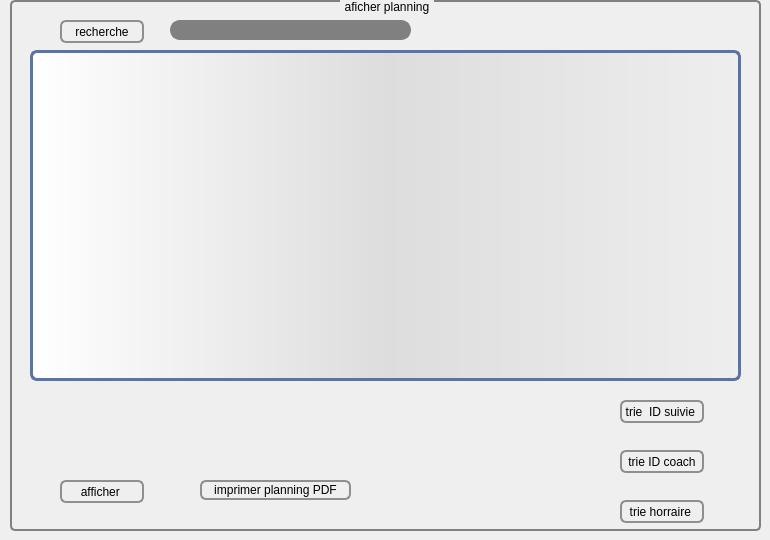
        <widget class="QWidget" name="tab_8">
         <attribute name="title">
          <string>afficher</string>
         </attribute>
         <widget class="QPushButton" name="recherche">
          <property name="geometry">
           <rect>
            <x>60</x>
            <y>20</y>
            <width>84</width>
            <height>23</height>
           </rect>
          </property>
          <property name="styleSheet">
           <string notr="true">QPushButton {
    border: 2px solid #8f8f91;
    border-radius: 6px;
    background-color: qlineargradient(x1: 0, y1: 0, x2: 0, y2: 1,
                                      stop: 0 #f6f7fa, stop: 1 #dadbde);
    min-width: 80px;
}

QPushButton:pressed {
    background-color: qlineargradient(x1: 0, y1: 0, x2: 0, y2: 1,
                                      stop: 0 #dadbde, stop: 1 #f6f7fa);
}

QPushButton:flat {
    border: none; /* no border for a flat push button */
}

QPushButton:default {
    border-color: navy; /* make the default button prominent */
}</string>
          </property>
          <property name="text">
           <string>recherche</string>
          </property>
          <property name="icon">
           <iconset resource="images.qrc">
            <normaloff>:/pics/recherche.png</normaloff>:/pics/recherche.png</iconset>
          </property>
         </widget>
         <widget class="QLineEdit" name="recherche_planning">
          <property name="geometry">
           <rect>
            <x>170</x>
            <y>20</y>
            <width>241</width>
            <height>20</height>
           </rect>
          </property>
          <property name="styleSheet">
           <string notr="true">QLineEdit {
    border: 2px solid gray;
    border-radius: 10px;
    padding: 0 8px;
    background: grey;
    selection-background-color: darkgray;
}
</string>
          </property>
         </widget>
         <widget class="QGroupBox" name="groupBox_6">
          <property name="geometry">
           <rect>
            <x>10</x>
            <y>0</y>
            <width>751</width>
            <height>531</height>
           </rect>
          </property>
          <property name="styleSheet">
           <string notr="true">QGroupBox {
    background-color: qlineargradient(x1: 0, y1: 0, x2: 0, y2: 1,
                                      stop: 0 #E0E0E0, stop: 1 #FFFFFF);
    border: 2px solid gray;
    border-radius: 5px;
    margin-top: 1ex; /* leave space at the top for the title */
}

QGroupBox::title {
    subcontrol-origin: margin;
    subcontrol-position: top center; /* position at the top center */
    padding: 0 3px;
    background-color: qlineargradient(x1: 0, y1: 0, x2: 0, y2: 1,
                                      stop: 0 #FF0ECE, stop: 1 #FFFFFF);
}</string>
          </property>
          <property name="title">
           <string>aficher planning</string>
          </property>
          <widget class="QTableView" name="afficher_planning">
           <property name="geometry">
            <rect>
             <x>20</x>
             <y>50</y>
             <width>711</width>
             <height>331</height>
            </rect>
           </property>
           <property name="styleSheet">
            <string notr="true">QTableView {border: 3px solid #5E749C;text-align: top;padding: 4px;border-radius: 7px;border-bottom-left-radius: 7px;background: QLinearGradient( x1: 0, y1: 0, x2: 1, y2: 0,stop: 0 #fff, stop: 1 #eee,stop: 0.5 #ddd,stop: 1 #eee );width: 15px;}
border-color: rgb(255, 185, 254);
QTableView::item:focus{selection-background-color: yellow;}


 QScrollBar{
         background: QLinearGradient( x1: 0, y1: 0, x2: 1, y2: 0,stop: 0 #fff, stop: 1 #eee,stop: 0.5 #ddd,stop: 1 #eee );
 }

 QScrollBar:vertical {
     border: 3px solid #5E749C;
     padding: 4px;
     border-radius: 7px;
     border-bottom-left-radius: 7px;
     background: QLinearGradient( x1: 0, y1: 0, x2: 1, y2: 0,stop: 0 #fff, stop: 1 #eee,stop: 0.5 #ddd,stop: 1 #eee );
     width: 45px;
     margin: 48px 0 48px 0;
 }

 QScrollBar::handle:vertical {
     background: pink;
     border: 3px solid #5E749C;
     padding: 0px;
     border-radius: 7px;
     border-bottom-left-radius: 7px;
     min-height: 40px;
 }
 QScrollBar::add-line:vertical {
     background: dark blue;
     border: 3px solid #5E749C;
     padding: 0px;
     border-radius: 7px;
     border-bottom-left-radius: 7px;
     height: 40px;
     subcontrol-position: bottom;
     subcontrol-origin: margin;
 }

 QScrollBar::sub-line:vertical {
     background: pink;
     border: 3px solid #5E749C;
     padding: 0px;
     border-radius: 7px;
     border-bottom-left-radius: 7px;
     height: 40px;
     subcontrol-position: top;
     subcontrol-origin: margin;
 }
 QScrollBar::up-arrow:vertical, QScrollBar::down-arrow:vertical {
     border: 2px pink;
     width: 3px;
     height: 3px;
     background: white;
 }

 QScrollBar::add-page:vertical, QScrollBar::sub-page:vertical {
     background: none;
 }</string>
           </property>
          </widget>
          <widget class="QPushButton" name="tri_planning_cavalier">
           <property name="geometry">
            <rect>
             <x>610</x>
             <y>400</y>
             <width>84</width>
             <height>23</height>
            </rect>
           </property>
           <property name="styleSheet">
            <string notr="true">QPushButton {
    border: 2px solid #8f8f91;
    border-radius: 6px;
    background-color: qlineargradient(x1: 0, y1: 0, x2: 0, y2: 1,
                                      stop: 0 #f6f7fa, stop: 1 #dadbde);
    min-width: 80px;
}

QPushButton:pressed {
    background-color: qlineargradient(x1: 0, y1: 0, x2: 0, y2: 1,
                                      stop: 0 #dadbde, stop: 1 #f6f7fa);
}

QPushButton:flat {
    border: none; /* no border for a flat push button */
}

QPushButton:default {
    border-color: navy; /* make the default button prominent */
}</string>
           </property>
           <property name="text">
            <string>trie  ID suivie </string>
           </property>
           <property name="icon">
            <iconset resource="images.qrc">
             <normaloff>:/pics/tri.png</normaloff>:/pics/tri.png</iconset>
           </property>
          </widget>
          <widget class="QPushButton" name="trie_idCoach">
           <property name="geometry">
            <rect>
             <x>610</x>
             <y>450</y>
             <width>84</width>
             <height>23</height>
            </rect>
           </property>
           <property name="styleSheet">
            <string notr="true">QPushButton {
    border: 2px solid #8f8f91;
    border-radius: 6px;
    background-color: qlineargradient(x1: 0, y1: 0, x2: 0, y2: 1,
                                      stop: 0 #f6f7fa, stop: 1 #dadbde);
    min-width: 80px;
}

QPushButton:pressed {
    background-color: qlineargradient(x1: 0, y1: 0, x2: 0, y2: 1,
                                      stop: 0 #dadbde, stop: 1 #f6f7fa);
}

QPushButton:flat {
    border: none; /* no border for a flat push button */
}

QPushButton:default {
    border-color: navy; /* make the default button prominent */
}</string>
           </property>
           <property name="text">
            <string>trie ID coach</string>
           </property>
           <property name="icon">
            <iconset resource="images.qrc">
             <normaloff>:/pics/tri.png</normaloff>:/pics/tri.png</iconset>
           </property>
          </widget>
          <widget class="QPushButton" name="trie_horraire">
           <property name="geometry">
            <rect>
             <x>610</x>
             <y>500</y>
             <width>84</width>
             <height>23</height>
            </rect>
           </property>
           <property name="styleSheet">
            <string notr="true">QPushButton {
    border: 2px solid #8f8f91;
    border-radius: 6px;
    background-color: qlineargradient(x1: 0, y1: 0, x2: 0, y2: 1,
                                      stop: 0 #f6f7fa, stop: 1 #dadbde);
    min-width: 80px;
}

QPushButton:pressed {
    background-color: qlineargradient(x1: 0, y1: 0, x2: 0, y2: 1,
                                      stop: 0 #dadbde, stop: 1 #f6f7fa);
}

QPushButton:flat {
    border: none; /* no border for a flat push button */
}

QPushButton:default {
    border-color: navy; /* make the default button prominent */
}</string>
           </property>
           <property name="text">
            <string>trie horraire </string>
           </property>
           <property name="icon">
            <iconset resource="images.qrc">
             <normaloff>:/pics/tri.png</normaloff>:/pics/tri.png</iconset>
           </property>
          </widget>
          <widget class="QPushButton" name="afficher_planning_2">
           <property name="geometry">
            <rect>
             <x>50</x>
             <y>480</y>
             <width>84</width>
             <height>23</height>
            </rect>
           </property>
           <property name="styleSheet">
            <string notr="true">QPushButton {
    border: 2px solid #8f8f91;
    border-radius: 6px;
    background-color: qlineargradient(x1: 0, y1: 0, x2: 0, y2: 1,
                                      stop: 0 #f6f7fa, stop: 1 #dadbde);
    min-width: 80px;
}

QPushButton:pressed {
    background-color: qlineargradient(x1: 0, y1: 0, x2: 0, y2: 1,
                                      stop: 0 #dadbde, stop: 1 #f6f7fa);
}

QPushButton:flat {
    border: none; /* no border for a flat push button */
}

QPushButton:default {
    border-color: navy; /* make the default button prominent */
}</string>
           </property>
           <property name="text">
            <string>afficher </string>
           </property>
          </widget>
          <widget class="QPushButton" name="imprimer_planning">
           <property name="geometry">
            <rect>
             <x>190</x>
             <y>480</y>
             <width>151</width>
             <height>20</height>
            </rect>
           </property>
           <property name="styleSheet">
            <string notr="true">QPushButton {
    border: 2px solid #8f8f91;
    border-radius: 6px;
    background-color: qlineargradient(x1: 0, y1: 0, x2: 0, y2: 1,
                                      stop: 0 #f6f7fa, stop: 1 #dadbde);
    min-width: 80px;
}

QPushButton:pressed {
    background-color: qlineargradient(x1: 0, y1: 0, x2: 0, y2: 1,
                                      stop: 0 #dadbde, stop: 1 #f6f7fa);
}

QPushButton:flat {
    border: none; /* no border for a flat push button */
}

QPushButton:default {
    border-color: navy; /* make the default button prominent */
}</string>
           </property>
           <property name="text">
            <string>imprimer planning PDF</string>
           </property>
           <property name="icon">
            <iconset resource="images.qrc">
             <normaloff>:/Downloads/pdf.png</normaloff>:/Downloads/pdf.png</iconset>
           </property>
          </widget>
         </widget>
         <zorder>groupBox_6</zorder>
         <zorder>recherche</zorder>
         <zorder>recherche_planning</zorder>
        </widget>
